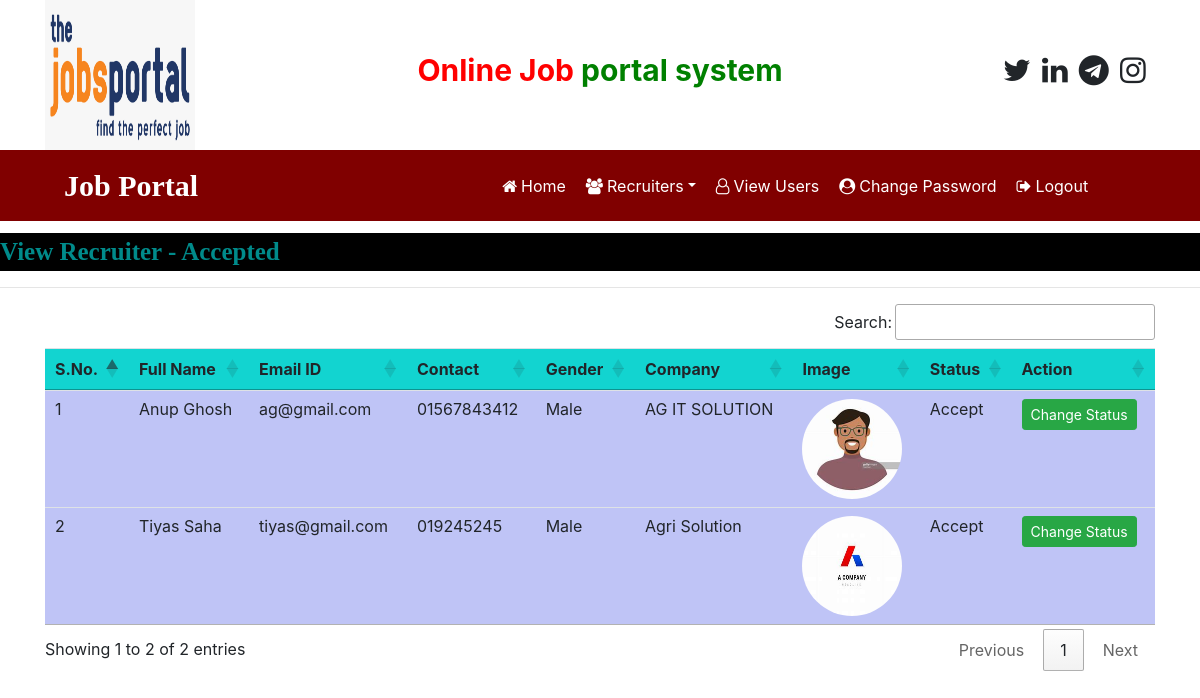
The app's page /recruiter_accepted (signed in) with its own data.
### job/models.py (models this page shows, shortened)
class Recruiter(models.Model):
    user=models.ForeignKey(User,on_delete=models.CASCADE)
    mobile=models.CharField(max_length=15,null=True)
    image=models.FileField(null=True)
    gender=models.CharField(max_length=10,null=True)
    company=models.CharField(max_length=1000,null=True)
    type=models.CharField(max_length=15,null=True)
    status = models.CharField(max_length=20, null=True)

### job/views.py (the view)
# urls.py: path('recruiter_accepted',recruiter_accepted, name="recruiter_accepted"),
def recruiter_accepted(request):
    if not request.user.is_authenticated:
        return redirect('admin_login')
    data = Recruiter.objects.filter(status='Accept')
    d = {'data':data}
    return render(request,'recruiter_accepted.html',d)

### job/templates/recruiter_accepted.html
{% load static %}
{% block body %}
{% include 'admin_navigation.html' %}
<marquee style = "font-family : 'Monotype Corsiva'; font-size : 25px; color: darkcyan ; background-color: black ; font-weight: bold; margin-top: 1%">
    View Recruiter - Accepted
</marquee>
<hr>
<div class="container">
<table class="table table-hover" id="example" class="display">
    <thead>
    <tr style="background-color: #12d4D0">
        <th>S.No.</th>
        <th>Full Name</th>
        <th>Email ID</th>
        <th>Contact</th>
        <th>Gender</th>
        <th>Company</th>
        <th>Image</th>
         <th>Status</th>
        <th>Action</th>
    </tr>
    </thead>
    <tbody >
    {% for i in data %}
    <tr style="background-color: #12d4">
        <td>{{forloop.counter}}</td>
        <td>{{i.user.first_name}} {{i.user.last_name}}</td>
        <td>{{i.user.username}}</td>
        <td>{{i.mobile}}</td>
        <td>{{i.gender}}</td>
        <td>{{i.company}}</td>
        <td><img src=" {{i.image.url}}" style="width:100px;height:100px; border-radius:50%"></td>
        <td>{{i.status}}</td>
        <td><a href="{% url 'change_status' i.id %}" class="btn btn-success btn-sm">Change Status</a></td>
    </tr>
    {% endfor %}
    </tbody>
</table>
    </div>
{% endblock  %}

### records on screen
Recruiter: user.first_name "Anup", user.last_name "Ghosh", user.username "ag@gmail.com", mobile "01567843412", gender "Male", company "AG IT SOLUTION", image (picture), status "Accept"
Recruiter: user.first_name "Tiyas", user.last_name "Saha", user.username "tiyas@gmail.com", mobile "019245245", gender "Male", company "Agri Solution", image (picture), status "Accept"
